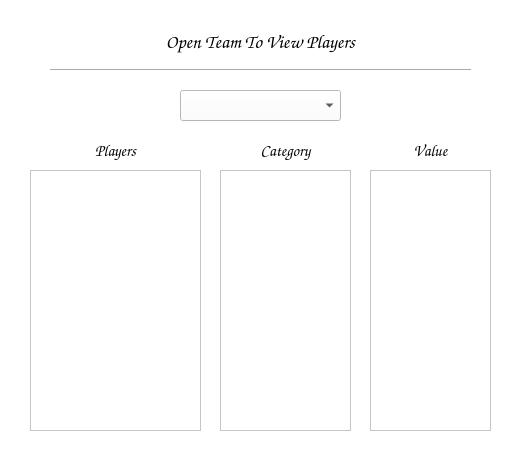
<?xml version="1.0" encoding="UTF-8"?>
<ui version="4.0">
 <class>Dialog</class>
 <widget class="QDialog" name="Dialog">
  <property name="geometry">
   <rect>
    <x>0</x>
    <y>0</y>
    <width>525</width>
    <height>449</height>
   </rect>
  </property>
  <property name="windowTitle">
   <string>Open Team</string>
  </property>
  <property name="styleSheet">
   <string notr="true">background-color: rgb(255, 255, 255);</string>
  </property>
  <widget class="QLabel" name="label">
   <property name="geometry">
    <rect>
     <x>0</x>
     <y>30</y>
     <width>521</width>
     <height>31</height>
    </rect>
   </property>
   <property name="font">
    <font>
     <family>Comic Sans MS</family>
     <pointsize>14</pointsize>
    </font>
   </property>
   <property name="text">
    <string>Open Team To View Players</string>
   </property>
   <property name="alignment">
    <set>Qt::AlignHCenter|Qt::AlignTop</set>
   </property>
  </widget>
  <widget class="Line" name="line">
   <property name="geometry">
    <rect>
     <x>50</x>
     <y>60</y>
     <width>421</width>
     <height>21</height>
    </rect>
   </property>
   <property name="orientation">
    <enum>Qt::Horizontal</enum>
   </property>
  </widget>
  <widget class="QComboBox" name="comboBox">
   <property name="geometry">
    <rect>
     <x>180</x>
     <y>90</y>
     <width>161</width>
     <height>31</height>
    </rect>
   </property>
  </widget>
  <widget class="QListWidget" name="listWidget">
   <property name="geometry">
    <rect>
     <x>30</x>
     <y>170</y>
     <width>171</width>
     <height>261</height>
    </rect>
   </property>
   <property name="selectionMode">
    <enum>QAbstractItemView::NoSelection</enum>
   </property>
  </widget>
  <widget class="QListWidget" name="listWidget_2">
   <property name="geometry">
    <rect>
     <x>220</x>
     <y>170</y>
     <width>131</width>
     <height>261</height>
    </rect>
   </property>
   <property name="selectionMode">
    <enum>QAbstractItemView::NoSelection</enum>
   </property>
  </widget>
  <widget class="QListWidget" name="listWidget_3">
   <property name="geometry">
    <rect>
     <x>370</x>
     <y>170</y>
     <width>121</width>
     <height>261</height>
    </rect>
   </property>
   <property name="selectionMode">
    <enum>QAbstractItemView::NoSelection</enum>
   </property>
  </widget>
  <widget class="QLabel" name="label_2">
   <property name="geometry">
    <rect>
     <x>30</x>
     <y>140</y>
     <width>171</width>
     <height>21</height>
    </rect>
   </property>
   <property name="font">
    <font>
     <family>Comic Sans MS</family>
     <pointsize>12</pointsize>
    </font>
   </property>
   <property name="text">
    <string>Players</string>
   </property>
   <property name="alignment">
    <set>Qt::AlignBottom|Qt::AlignHCenter</set>
   </property>
  </widget>
  <widget class="QLabel" name="label_3">
   <property name="geometry">
    <rect>
     <x>220</x>
     <y>140</y>
     <width>131</width>
     <height>21</height>
    </rect>
   </property>
   <property name="font">
    <font>
     <family>Comic Sans MS</family>
     <pointsize>12</pointsize>
    </font>
   </property>
   <property name="text">
    <string>Category</string>
   </property>
   <property name="alignment">
    <set>Qt::AlignBottom|Qt::AlignHCenter</set>
   </property>
  </widget>
  <widget class="QLabel" name="label_4">
   <property name="geometry">
    <rect>
     <x>370</x>
     <y>140</y>
     <width>121</width>
     <height>21</height>
    </rect>
   </property>
   <property name="font">
    <font>
     <family>Comic Sans MS</family>
     <pointsize>12</pointsize>
    </font>
   </property>
   <property name="text">
    <string>Value</string>
   </property>
   <property name="alignment">
    <set>Qt::AlignHCenter|Qt::AlignTop</set>
   </property>
  </widget>
 </widget>
 <resources/>
 <connections/>
</ui>
